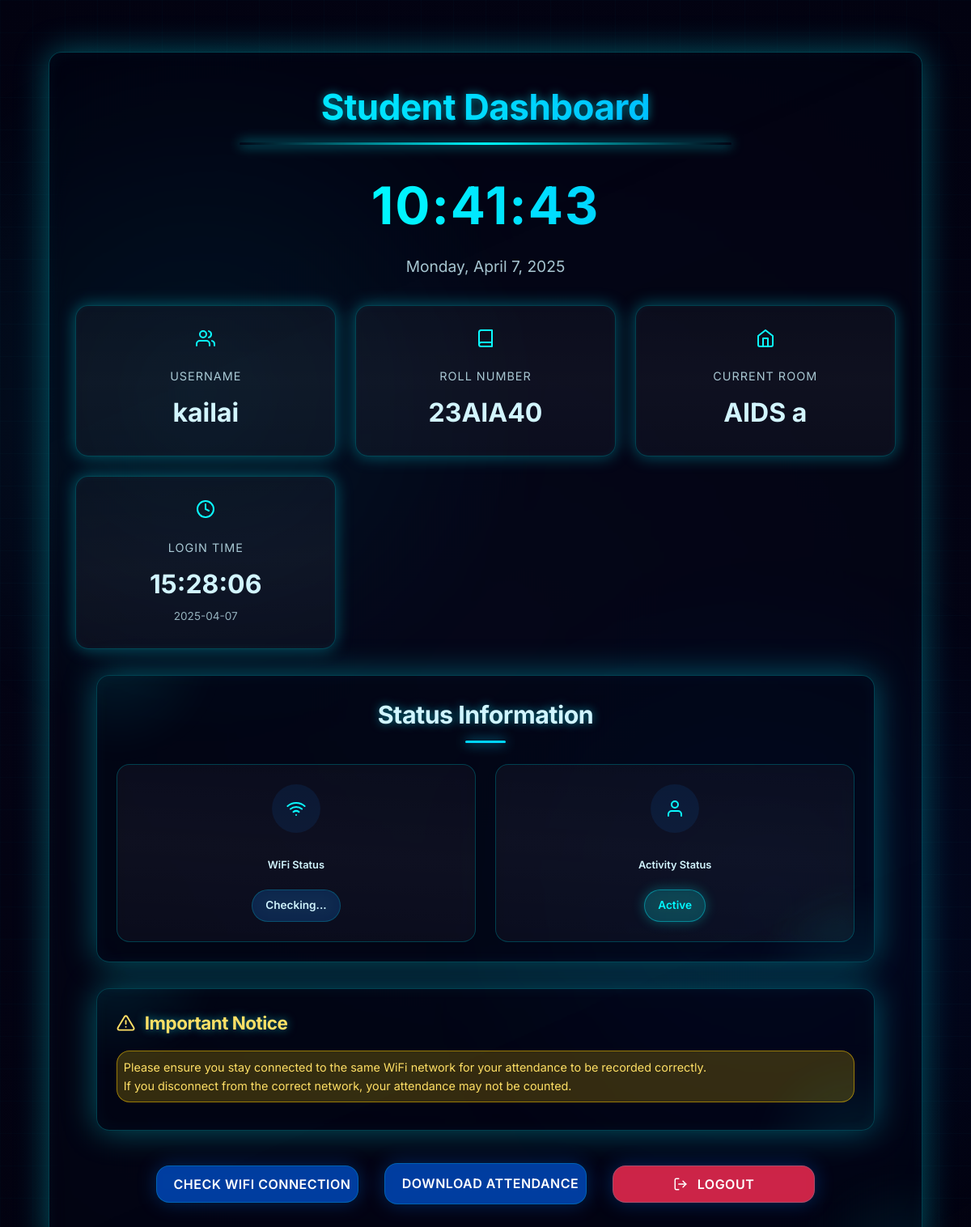
Before: /student_dashboard (signed in) with the older database file.
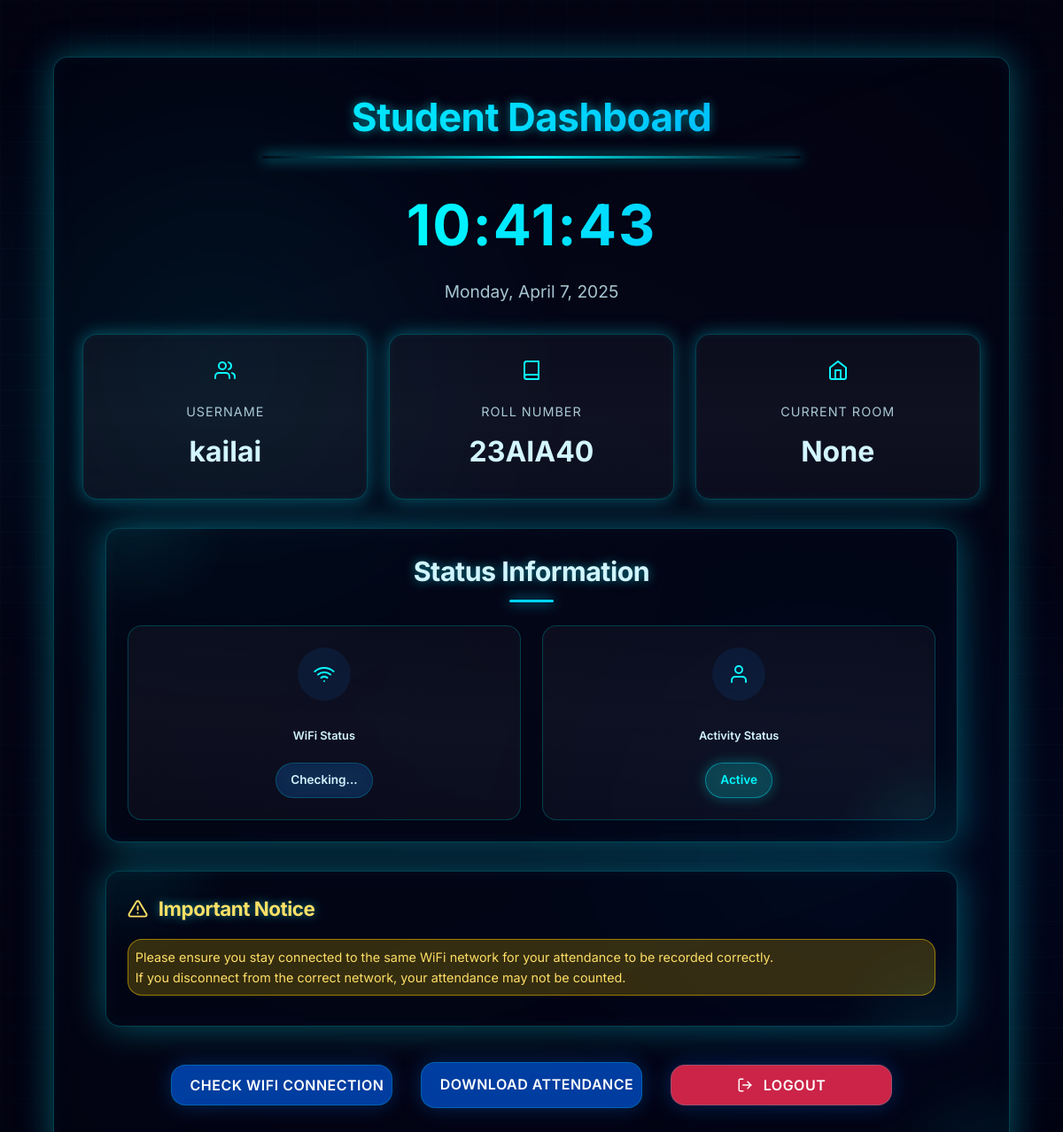
After: the same page with the newer database file.
### app.py (models this page shows)
class Student(db.Model):
    __bind_key__ = 'student_db'
    id = db.Column(db.Integer, primary_key=True)
    roll_number = db.Column(db.String(50), nullable=False, unique=True)
    username = db.Column(db.String(50), nullable=False)
    password = db.Column(db.String(100), nullable=False)
    current_room = db.Column(db.String(50))  # Store current room code
    current_bssid = db.Column(db.String(100))  # Store student's current BSSID
    is_logged_in = db.Column(db.Boolean, default=False)
    login_time = db.Column(db.DateTime)
    last_active_time = db.Column(db.DateTime)
    is_active = db.Column(db.Boolean, default=True)  # Track if student is connected to correct WiFi

### app.py (the view)
@app.route('/student_dashboard')
def student_dashboard():
    if 'student_id' not in session:
        flash("Please login first")
        return redirect(url_for('login_student'))
    student_id = session.get('student_id')
    student = Student.query.get(student_id)
    return render_template('student_dashboard.html', student=student)

### templates/student_dashboard.html (shortened to what this page needs)
<!DOCTYPE html>
<html lang="en">
<head>
    <link rel="stylesheet" type="text/css" href="{{ url_for('static', filename='app.css') }}">
</head>
<body>
    <div class="container main-container glass-highlight">
        <h1>Student Dashboard</h1>
        <div class="time-display">
            <div id="current-time" class="digital-clock neon-pulse">00:00:00</div>
            <div id="current-date" class="date-display">Loading date...</div>
        </div>
        <div class="stats-panel">
            <div class="stat-card glass-highlight">
                <div class="stat-icon">
                </div>
                <div class="stat-title">Username</div>
                <div class="count">{{ student.username }}</div>
            </div>
            <div class="stat-card glass-highlight">
                <div class="stat-icon">
                    <svg xmlns="http://www.w3.org/2000/svg" width="24" height="24" viewBox="0 0 24 24" fill="none" stroke="currentColor" stroke-width="2" stroke-linecap="round" stroke-linejoin="round"><path d="M4 19.5A2.5 2.5 0 0 1 6.5 17H20"></path><path d="M6.5 2H20v20H6.5A2.5 2.5 0 0 1 4 19.5v-15A2.5 2.5 0 0 1 6.5 2z"></path></svg>
                </div>
                <div class="stat-title">Roll Number</div>
                <div class="count">{{ student.roll_number }}</div>
            </div>
            <div class="stat-card glass-highlight">
                <div class="stat-icon">
                    <svg xmlns="http://www.w3.org/2000/svg" width="24" height="24" viewBox="0 0 24 24" fill="none" stroke="currentColor" stroke-width="2" stroke-linecap="round" stroke-linejoin="round"><path d="M3 9l9-7 9 7v11a2 2 0 0 1-2 2H5a2 2 0 0 1-2-2z"></path><polyline points="9 22 9 12 15 12 15 22"></polyline></svg>
                </div>
                <div class="stat-title">Current Room</div>
                <div class="count">{{ student.current_room }}</div>
            </div>
            {% if student.login_time %}
            <div class="stat-card glass-highlight">
                <div class="stat-icon">
                    <svg xmlns="http://www.w3.org/2000/svg" width="24" height="24" viewBox="0 0 24 24" fill="none" stroke="currentColor" stroke-width="2" stroke-linecap="round" stroke-linejoin="round"><circle cx="12" cy="12" r="10"></circle><polyline points="12 6 12 12 16 14"></polyline></svg>
                </div>
                <div class="stat-title">Login Time</div>
                <div class="count">{{ student.login_time.strftime('%H:%M:%S') }}</div>
                <div class="sub-text">{{ student.login_time.strftime('%Y-%m-%d') }}</div>
            </div>
            {% endif %}
        </div>
        <div class="container status-container">
            <h2>Status Information</h2>
            <div class="status-cards">
                <div class="status-card glass-highlight">
                    <div id="wifi-icon" class="status-icon">
                    </div>
                    <div class="status-label">WiFi Status</div>
                    <div id="wifi-status" class="status-chip">Checking...</div>
                </div>
                <div class="status-card glass-highlight">
                    <div class="status-icon">
                        <svg xmlns="http://www.w3.org/2000/svg" width="24" height="24" viewBox="0 0 24 24" fill="none" stroke="currentColor" stroke-width="2" stroke-linecap="round" stroke-linejoin="round"><path d="M20 21v-2a4 4 0 0 0-4-4H8a4 4 0 0 0-4 4v2"></path><circle cx="12" cy="7" r="4"></circle></svg>
                    </div>
                    <div class="status-label">Activity Status</div>
                    <div id="active-status" data-active="{{ 'true' if student.is_active else 'false' }}" class="status-chip">
                        {{ "Active" if student.is_active else "Inactive" }}
                    </div>
                </div>
            </div>
        </div>
        <div class="container notice-container">
            <div class="notice-header">
                <h3>Important Notice</h3>
            </div>
            <div class="wifi-warning">
                <p>Please ensure you stay connected to the same WiFi network for your attendance to be recorded correctly.</p>
                <p>If you disconnect from the correct network, your attendance may not be counted.</p>
            </div>
        </div>
        <div class="button-group">
            <button onclick="checkWiFiStatus()" class="btn">
                Check WiFi Connection
            </button>
            <a href="/download_student_attendance" class="btn">
                Download Attendance
            </a>
            <button onclick="logout()" class="btn danger">
                Logout
            </button>
        </div>
    </div>
</body>
</html>

Changed rows visible on the page:
changed Student "kailai": current_room "AIDS a" → "None"; login_time "15:28:06" → (not shown); login_time "2025-04-07" → (not shown)
Other visible differences:
text no longer shown: "LOGIN TIME"
